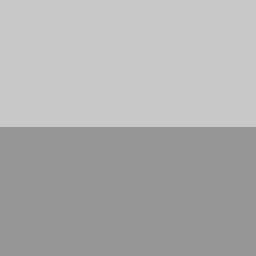
%> input picture Aula2/b.jpg, 256 x 256 px
$ octave Ex8.m   (GNU Octave 9; MATLAB toolbox functions it lacks are replaced by stand-ins)
%> lines starting %> are read from the running program, lines starting %| are printed output that depends on the picture
% Calcular histograma da imagem sem ru韉o e adicionar ru韉os e mostrar
% histogramas

opt = input('1- Gaussiano, 2- Sal e pimenta, 3- Uniforme, 4- Poisson: ');
%> the answer given: 1

% Fazer histograma
I = imread('../b.jpg');
%> I is the input picture: size 256x256 uint8; min 150, max 203, mean 174.8
I_aux = im2double(I);
figure,bar(imhist(I_aux));
%> after `bar(imhist(I_aux))`:
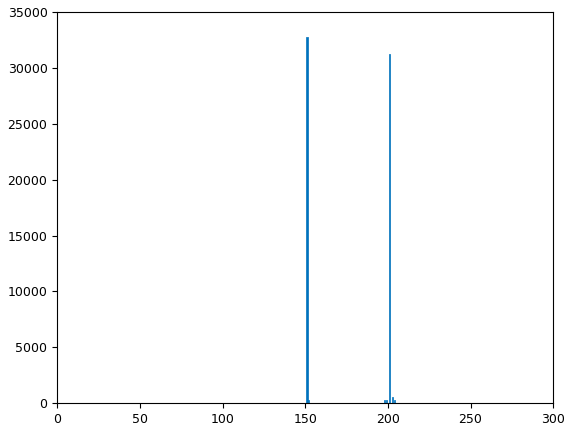
%> figure redrawn from the program's plot data; tallest bar 32768 high, from x = 150.6 to 151.4
figure,bar(imhist(I_aux,50));
%> after `bar(imhist(I_aux,50))`:
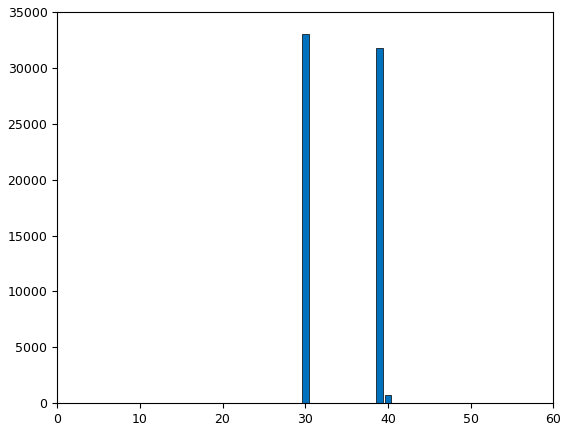
%> figure redrawn from the program's plot data; tallest bar 33024 high, from x = 29.6 to 30.4

if opt == 1
    I_aux = I;
    p3= 0;
    p4 = 0.05;
    I_aux = im2double(I_aux);
    b = I_aux + sqrt(p4)*rand(size(I_aux)) + p3;
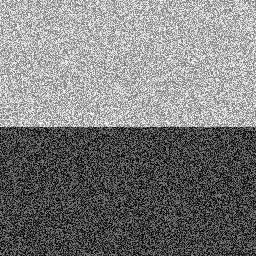
%> b: size 256x256 double; min 0.588, max 1.02, mean 0.797; drawn with min black and max white
    imshow(b);
    figure,bar(imhist(b));
    title('Histograma ruido Gaussiano');
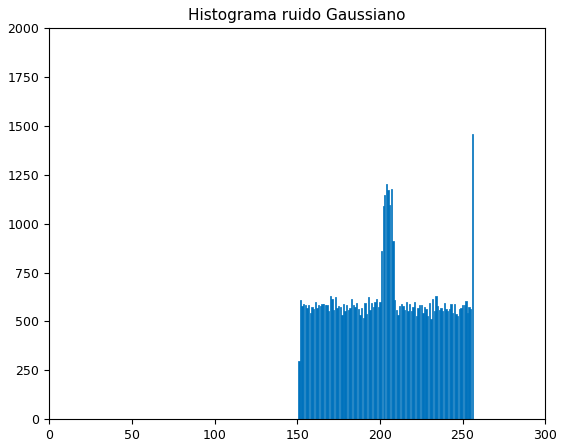
%> figure redrawn from the program's plot data; tallest bar 1457 high, from x = 255.6 to 256.4

elseif opt == 2
    I_aux = I
    p3= 0.5;
    x = rand(size(I_aux));
    d = find(x < p3/2);
    I_aux(d) = 0; % Valor minimo
    d = find(x >= p3/2 & x < p3);
    I_aux(d) = 1; % Valor maximo
    imshow(I_aux)
    figure,bar(imhist(I_aux));
    title('Histograma ruido Sal e pimenta');

elseif opt == 3
    I_aux = I
    p = 0.01;
    I_aux = im2double(I_aux);
    SP=norm(I_aux).^2; % Normalizando
    NP=sqrt(SP*10^-p/length(I_aux))*3.455; % Nivel de ruido
    y=I_aux+NP*(0.5-rand(size(I_aux))); % Adi玢o de ruido
    imshow(y)
    figure,bar(imhist(I_aux));
    title('Histograma ruido Uniforme');

elseif opt == 4

end
